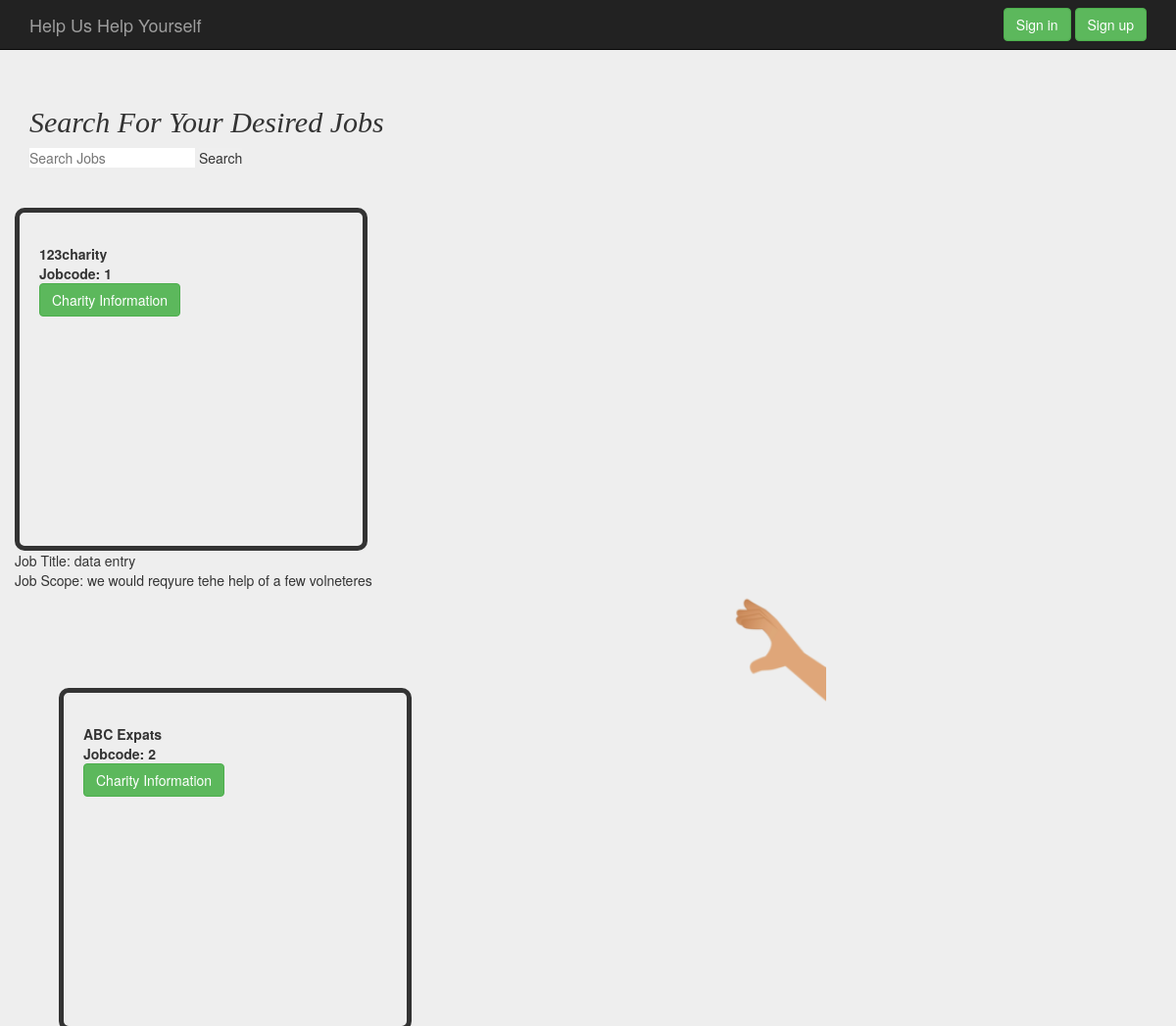
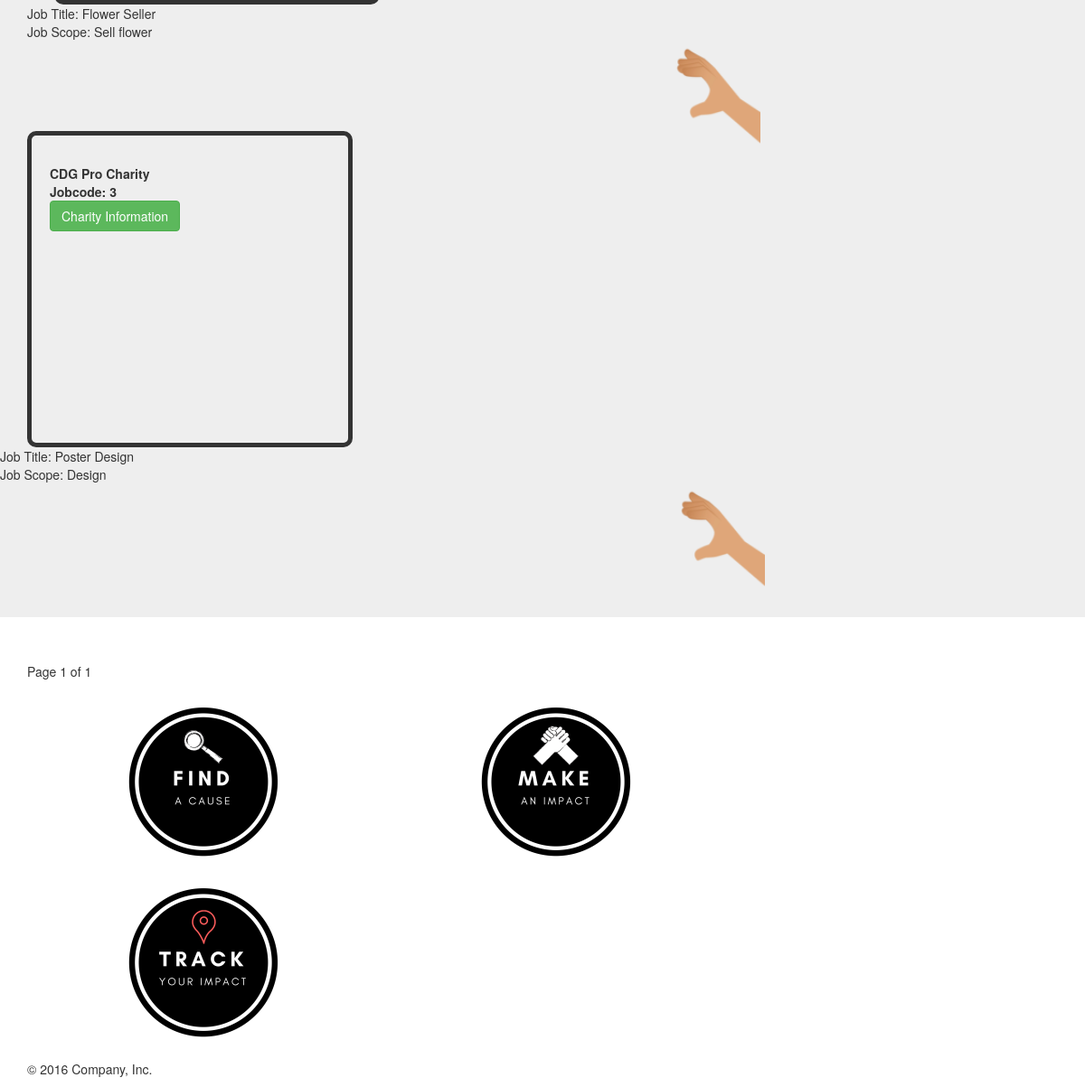
Before: /pairing/ with the older database file (2 pictures, top to bottom).
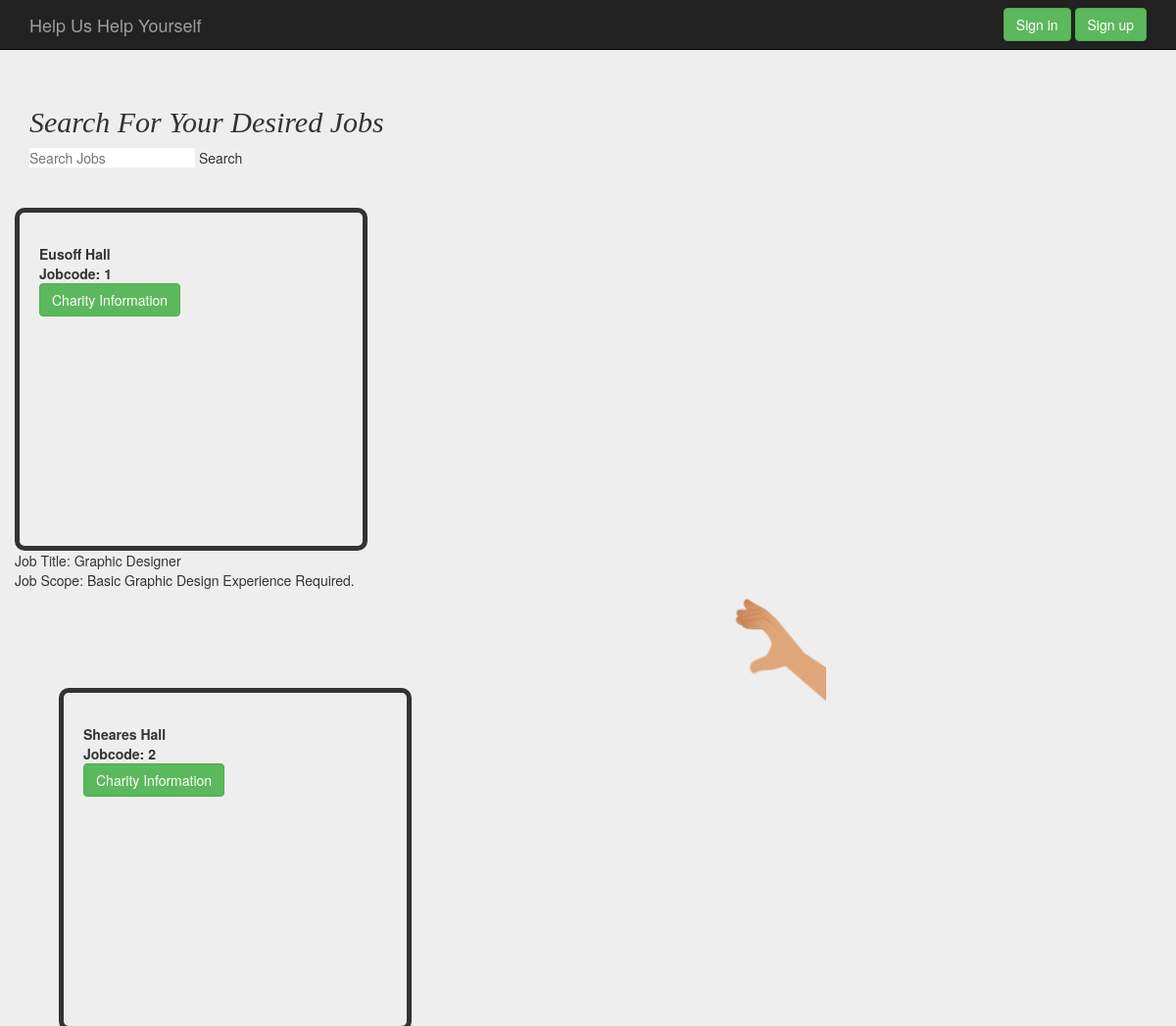
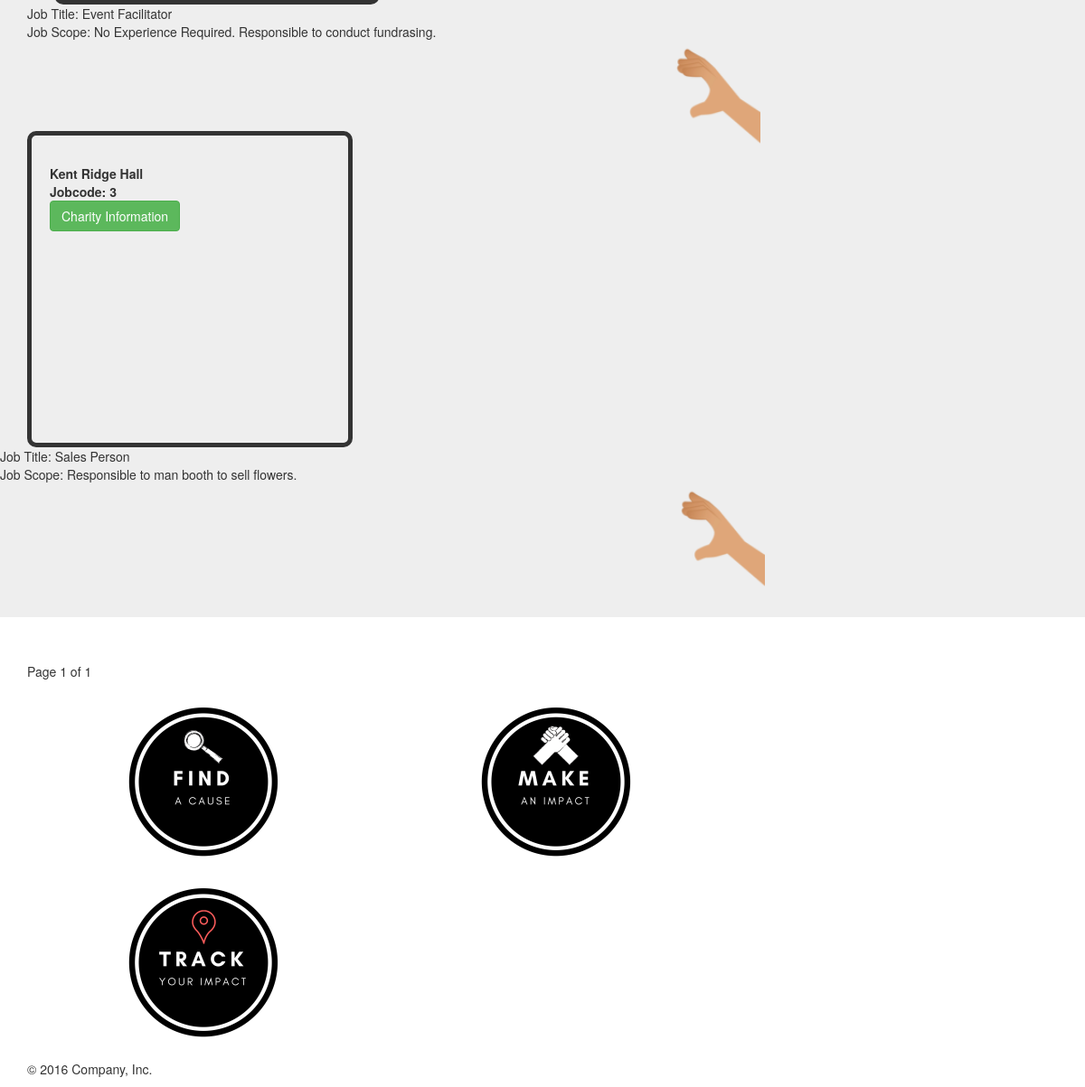
After: the same page with the newer database file (2 pictures, top to bottom).
### pairing/models.py (models this page shows, shortened)
class Pairing (models.Model):
    charityName = models.CharField(primary_key=True ,max_length=20)
    jobcode = models.IntegerField(null=True,blank=True)
    title = models.CharField(max_length=200)
    width_field=models.IntegerField(default=0)
    height_field=models.IntegerField(default=0)
    img = models.ImageField(upload_to=upload_location,
                            blank=True, null=True,
                            width_field="width_field",
                            height_field="height_field",
                            )
    text= models.TextField()
    created_date= models.DateTimeField(default=timezone.now)
    published_date = models.DateTimeField(blank=True, null=True)

### pairing/views.py (the view)
def pairingPost(request):
    post_list = Pairing.objects.all()
    paginator = Paginator(post_list, 3) # Show 25 contacts per page
    page = request.GET.get('page')
    try:
        post = paginator.page(page)
    except PageNotAnInteger:
        post = paginator.page(1)
    except EmptyPage:
        post = paginator.page(paginator.num_pages)
    context = {
    'post':post
    }
    query = request.GET.get('q')
    if query:
        post_list = post_list.filter(title__icontains=query)
        context ={'post':post_list
        }
    return render(request, 'pairingPage.html', context)

### pairing/templates/pairingPage.html (shortened to what this page needs)
<!DOCTYPE html>
<html lang="en">
    <head>
        {% load static %}
        <link href= {% static "css/bootstrap.min.css" %} rel="stylesheet">
        <link href= {% static "css/hover.css" %} rel="stylesheet">
        <link href= {% static "css/ie10-viewport-bug-workaround.css"%} rel="stylesheet">
        <link href= {% static "css/jumbotron.css" %}rel="stylesheet">
      </head>
      <body>
        <nav class="navbar navbar-inverse navbar-fixed-top">
          <div class="container">
            <div class="navbar-header">
              <a class="navbar-brand" href="/">Help Us Help Yourself</a>
            </div>
            <div id="navbar" class="navbar-collapse collapse">
              <form class="navbar-form navbar-right">
                <a href="/userAcc/login" class="btn btn-success" role="button"> Sign in </a>
                <a href="/userAcc/signup" class="btn btn-success" role="button"> Sign up </a>
              </form>
            </div>
          </div>
        </nav>
<br>
<br>
<div class="jumbotron">
  <div class="container">
<link href= {% static "css/pairing.css" %} rel="stylesheet">
<header id="pairsearch">
  <h2 id="search"> Search For Your Desired Jobs </h2>
  <div>
  <form method='GET' action=''>
  <input type='text' name='q' placeholder='Search Jobs' value ='{{ request.GET.q }}'/>
  <input type='submit' value='Search'/>
  </form>
  </div>
</header>
<hr>
<div class="row">
  {% for po in post %}
  <div id="jobs" class="col-sm-3">
<br>
<div id="description" class="col-sm-7">
{{po.charityName}}
<br>
Jobcode: {{po.jobcode}}
<br>
<a href="" class="btn btn-success" role="button"> Charity Information </a>
</div>
</div>
<br>
<div class="row">
  <div id="" class="col-sm-12">
Job Title: {{po.title}}
<br>
Job Scope: {{po.text}}
<br></div>
<div class="col-sm-7"></div>
<div class="col-sm-5">
  <div id="helphand" class="img"><a id="helphand" href="/pairing/signup">
    <img src= {% static "img/helphand.png" %} height="130" width="128"><a id="helphand" href="/pairing/signup"></img></a></div>
</div>
</div>
</div>
<div id="spacer" class="col-sm-1"></div>
{% endfor %}
<div class="pagination">
    <span class="step-links">
        <span class="current">
            Page {{ post.number }} of {{ post.paginator.num_pages }}
        </span>
    </span>
</div>
<div class="container">
  {% load static %}
<div class="row">
  <div class="col-md-4" align="center">
    <div class="img__wrap">
      <img src= {% static "img/find.jpg" %} height="200" width="200"/>
    </div>
  </div>
  <div class="col-md-4" align="center">
    <div class="img__wrap">
      <img src= {% static "img/make.jpg" %} height="200" width="200"/>
    </div>
 </div>
  <div class="col-md-4" align="center">
  <div class="img__wrap">
    <img src= {% static "img/track.jpg" %} height="200" width="200"/>
  </div>
  </div>
</div>
  <footer>
    <p>&copy; 2016 Company, Inc.</p>
  </footer>
</div>
</body>
</html>

### tracklah/static/css/hover.css (style rules this page uses)
* { margin: 0; padding: 0; border: 0; }
.img__wrap { position: relative; height: 200px; width: 200px; }

### pairing/static/css/pairing.css (style rules this page uses)
div#jobs { border-style: solid; border-radius: 10px; border-width: 5px; padding-left: 20px; display: inline; width: 360px; height: 350px; }
div#spacer { width: 25px; height: 350px; }
h2#search { font-style: italic; font-family: "Impact", Charcoal, italic; }
div#description { font-weight: bold; text-align: left; padding-left: 0px; padding-top: 12px; width: 200px; height: 100px; }
a#helphand { padding-right: 100px; padding-bottom: 100px; }
div#helphand.img { width: 100px; height: 100px; }

Changed rows visible on the page:
removed Pairing: charityName "123charity", jobcode "1", title "data entry", text "we would reqyure tehe help of a few volneteres"
removed Pairing: charityName "ABC Expats", jobcode "2", title "Flower Seller", text "Sell flower"
removed Pairing: charityName "CDG Pro Charity", jobcode "3", title "Poster Design", text "Design"
added Pairing: charityName "Eusoff Hall", jobcode "1", title "Graphic Designer", text "Basic Graphic Design Experience Required."
added Pairing: charityName "Sheares Hall", jobcode "2", title "Event Facilitator", text "No Experience Required. Responsible to conduct fundrasing."
added Pairing: charityName "Kent Ridge Hall", jobcode "3", title "Sales Person", text "Responsible to man booth to sell flowers."
